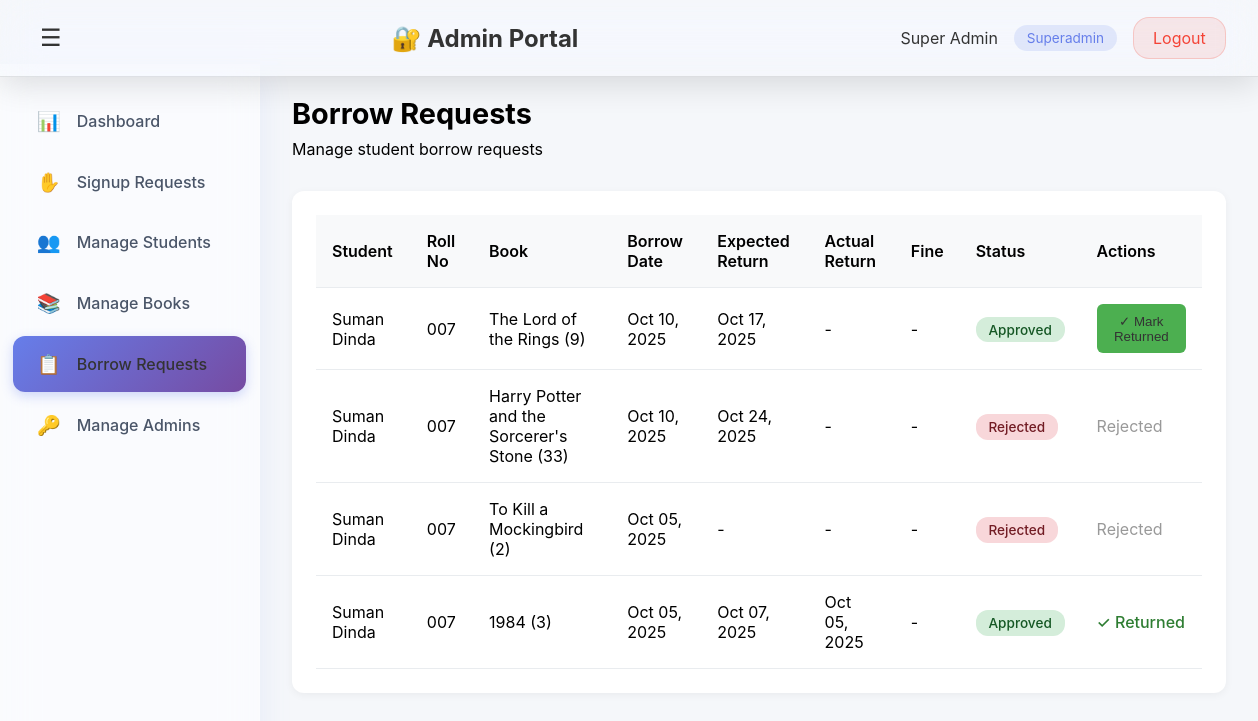
The page /admin-portal/borrow-requests/ (signed in) on the database as committed earlier.
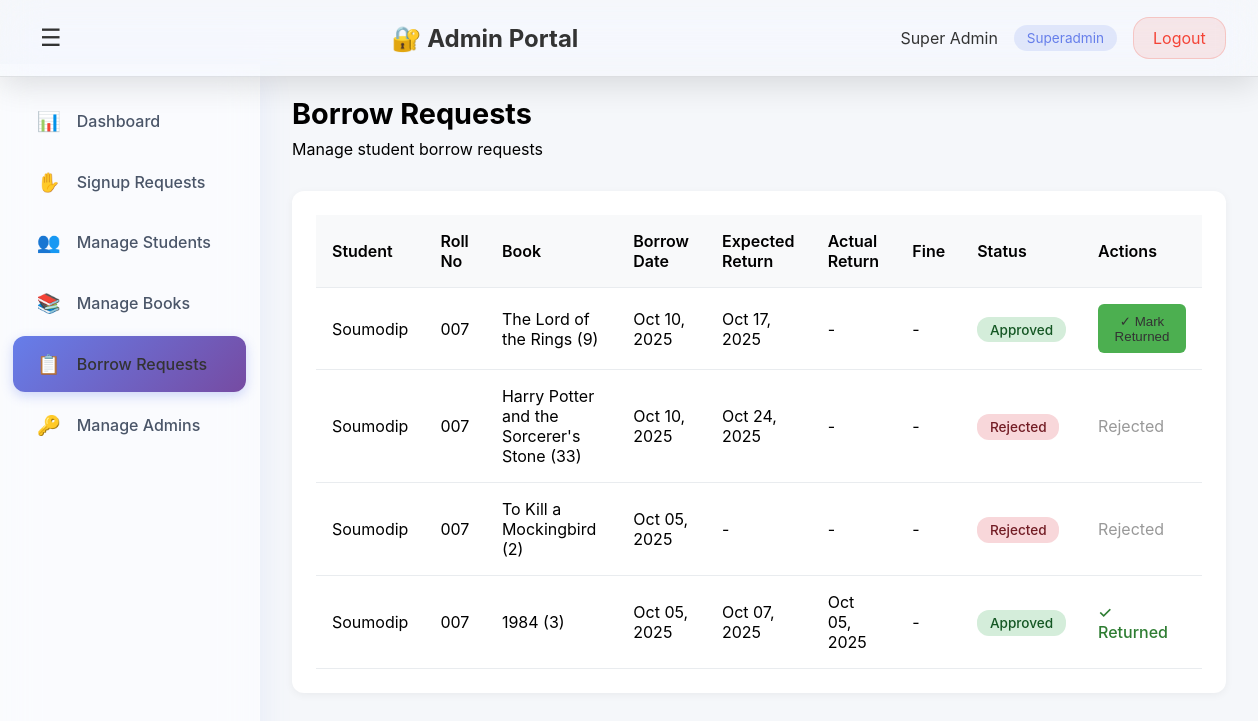
The same page on the database as committed later.
### lms_app/models.py (models this page shows, shortened)
class Borrow(models.Model):
    student = models.ForeignKey(Student, on_delete=models.CASCADE)
    user = models.ForeignKey(User, on_delete=models.CASCADE, null=True, blank=True)
    book = models.ForeignKey(Book, on_delete=models.CASCADE)
    borrow_date = models.DateField(auto_now_add=True)
    expected_return_date = models.DateField(null=True, blank=True)
    return_date = models.DateField(null=True, blank=True)
    status = models.CharField(max_length=10, choices=STATUS_CHOICES, default='pending')
    is_approved = models.BooleanField(default=False)
    is_returned = models.BooleanField(default=False)
    message = models.CharField(max_length=255, blank=True)
    fine_amount = models.DecimalField(max_digits=10, decimal_places=2, default=0.00)
    reject_reason = models.TextField(blank=True, null=True, help_text='Reason for rejection')

class Student(models.Model):
    user = models.OneToOneField(User, on_delete=models.CASCADE)
    roll_no = models.CharField(max_length=20, unique=True)
    branch = models.CharField(max_length=50)
    name = models.CharField(max_length=100, blank=True, null=True)
    phone_number = models.CharField(max_length=15, blank=True, null=True)
    status = models.CharField(max_length=20, choices=STUDENT_STATUS_CHOICES, default='pending')
    status_reason = models.TextField(blank=True, null=True, help_text='Reason for rejection or disabling')

class Book(models.Model):
    title = models.CharField(max_length=200)
    author = models.CharField(max_length=200)
    isbn = models.CharField(max_length=13, unique=True)
    quantity = models.IntegerField(default=1)
    category = models.CharField(max_length=100, default='dummy')
    department = models.CharField(max_length=100, default='dummy')
    language = models.CharField(max_length=50, default='English')
    fine_rate = models.DecimalField(max_digits=10, decimal_places=2, default=5.00, help_text='Fine per day in rupees (₹)')

### lms_app/views.py (the view)
# urls.py: path('admin-portal/borrow-requests/', views.admin_borrow_requests_view, name='admin_borrow_requests'),
@admin_login_required
def admin_borrow_requests_view(request):
    borrows = Borrow.objects.all().select_related('student', 'student__user', 'book').order_by('-borrow_date')
    context = {
        'admin': request.admin,
        'borrows': borrows,
    }
    return render(request, 'admin_borrow_requests.html', context)

### lms_app/views.py (called while the page is built)
def admin_login_required(view_func):
    @wraps(view_func)
    def wrapper(request, *args, **kwargs):
        admin_id = request.session.get('admin_id')
        if not admin_id:
            messages.error(request, 'Please login to access this page.')
            return redirect('admin_login')
        try:
            admin = Admin.objects.get(id=admin_id, is_active=True)
            request.admin = admin
        except Admin.DoesNotExist:
            del request.session['admin_id']
            messages.error(request, 'Session expired. Please login again.')
            return redirect('admin_login')
        return view_func(request, *args, **kwargs)
    return wrapper

### lms_app/templates/admin_borrow_requests.html (shortened to what the changed rows need)
<!DOCTYPE html>
<html lang="en">
<head>
</head>
<body>
    <nav class="navbar">
        <h1>🔐 Admin Portal</h1>
    </nav>
    <div class="container">
        <main class="main-content">
            <div class="page-header">
                <h2>Borrow Requests</h2>
            </div>
            <div class="card">
                <table class="table">
                    <thead>
                        <tr>
                            <th>Student</th>
                            <th>Roll No</th>
                            <th>Book</th>
                            <th>Borrow Date</th>
                            <th>Expected Return</th>
                            <th>Actual Return</th>
                            <th>Fine</th>
                            <th>Status</th>
                            <th>Actions</th>
                        </tr>
                    </thead>
                    <tbody>
                        {% for borrow in borrows %}
                        <tr>
                            <td>{{ borrow.student.name|default:borrow.student.roll_no }}</td>
                            <td>{{ borrow.student.roll_no }}</td>
                            <td>{{ borrow.book.title }}</td>
                            <td>{{ borrow.borrow_date|date:"M d, Y" }}</td>
                            <td>{{ borrow.expected_return_date|date:"M d, Y"|default:"-" }}</td>
                            <td>{{ borrow.return_date|date:"M d, Y"|default:"-" }}</td>
                            <td>
                                {% if borrow.fine_amount and borrow.fine_amount > 0 %}
                                <span style="color: #d32f2f; font-weight: 600;">₹{{ borrow.fine_amount }}</span>
                                {% else %}
                                -
                                {% endif %}
                            </td>
                            <td><span class="badge badge-{{ borrow.status }}">{{ borrow.get_status_display }}</span></td>
                            <td>
                                {% if borrow.status == 'pending' %}
                                <form method="post" action="{% url 'admin_approve_borrow' borrow.id %}" style="display: inline;">
                                    {% csrf_token %}
                                    <button class="btn-success">Approve</button>
                                </form>
                                <button class="btn-danger"
                                        data-borrow-id="{{ borrow.id }}"
                                        data-book-title="{{ borrow.book.title }}"
                                        data-student-roll="{{ borrow.student.roll_no }}"
                                        onclick="openRejectModal(this)">Reject</button>
                                {% elif borrow.status == 'approved' and not borrow.is_returned %}
                                <form method="post" action="{% url 'admin_return_book' borrow.id %}" style="display: inline;">
                                    <button class="btn-success">✓ Mark Returned</button>
                                </form>
                                {% elif borrow.is_returned %}
                                <span style="color: #2e7d32; font-weight: 500;">✓ Returned</span>
                                {% else %}
                                <span style="color: #999;">{{ borrow.get_status_display }}</span>
                                {% endif %}
                            </td>
                        </tr>
                        {% empty %}
                        <tr>
                            <td colspan="9" style="text-align: center; color: #999;">No borrow requests found</td>
                        </tr>
                        {% endfor %}
                    </tbody>
                </table>
            </div>
        </main>
    </div>
</body>
</html>

Rows that differ between the two databases and show on the page:
changed through a linked row, Borrow "Oct 17, 2025": student.name "Suman Dinda" → "Soumodip"
changed through a linked row, Borrow "Oct 24, 2025": student.name "Suman Dinda" → "Soumodip"
changed through a linked row, Borrow "To Kill a Mockingbird (2)": student.name "Suman Dinda" → "Soumodip"
changed through a linked row, Borrow "Oct 07, 2025": student.name "Suman Dinda" → "Soumodip"
